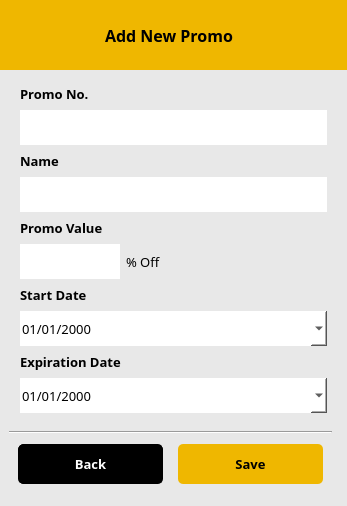
<?xml version="1.0" encoding="UTF-8"?>
<ui version="4.0">
 <class>Dialog</class>
 <widget class="QDialog" name="Dialog">
  <property name="geometry">
   <rect>
    <x>0</x>
    <y>0</y>
    <width>347</width>
    <height>506</height>
   </rect>
  </property>
  <property name="windowTitle">
   <string>Hotel accommodation Management System</string>
  </property>
  <property name="styleSheet">
   <string notr="true">background-color: rgb(232, 232, 232);</string>
  </property>
  <layout class="QGridLayout" name="gridLayout">
   <property name="leftMargin">
    <number>0</number>
   </property>
   <property name="topMargin">
    <number>0</number>
   </property>
   <property name="rightMargin">
    <number>0</number>
   </property>
   <item row="2" column="0">
    <widget class="QWidget" name="widget_4" native="true">
     <layout class="QGridLayout" name="gridLayout_6">
      <property name="topMargin">
       <number>5</number>
      </property>
      <property name="rightMargin">
       <number>15</number>
      </property>
      <property name="bottomMargin">
       <number>0</number>
      </property>
      <item row="2" column="0">
       <widget class="QWidget" name="widget_8" native="true">
        <layout class="QHBoxLayout" name="horizontalLayout_2">
         <property name="spacing">
          <number>15</number>
         </property>
         <property name="topMargin">
          <number>3</number>
         </property>
         <item>
          <widget class="QPushButton" name="btnEMback">
           <property name="minimumSize">
            <size>
             <width>0</width>
             <height>40</height>
            </size>
           </property>
           <property name="font">
            <font>
             <family>Century Gothic</family>
             <pointsize>10</pointsize>
             <weight>75</weight>
             <bold>true</bold>
            </font>
           </property>
           <property name="styleSheet">
            <string notr="true">QPushButton {
	border-radius: 5px;
	border: 1px solid black;
	color: rgb(255, 255, 255);
	background-color: rgb(0, 0, 0);
}

QPushButton:hover {
	
	background-color: rgb(70, 70, 70);
}

QPushButton:pressed {
	color: rgb(106, 106, 106);
	background-color: rgb(0, 0, 0);
}</string>
           </property>
           <property name="text">
            <string>Back</string>
           </property>
          </widget>
         </item>
         <item>
          <widget class="QPushButton" name="btnPRsave">
           <property name="minimumSize">
            <size>
             <width>0</width>
             <height>40</height>
            </size>
           </property>
           <property name="font">
            <font>
             <family>Century Gothic</family>
             <pointsize>10</pointsize>
             <weight>75</weight>
             <bold>true</bold>
            </font>
           </property>
           <property name="styleSheet">
            <string notr="true">QPushButton {
	border-radius: 5px;
	color: rgb(0, 0, 0);
	background-color: rgb(239, 183, 0);
}

QPushButton:hover {
	background-color: rgb(255, 200, 0);
}

QPushButton:pressed {
	
	background-color: rgb(212, 163, 0);
}</string>
           </property>
           <property name="text">
            <string>Save</string>
           </property>
          </widget>
         </item>
        </layout>
       </widget>
      </item>
      <item row="0" column="0">
       <widget class="Line" name="line">
        <property name="orientation">
         <enum>Qt::Horizontal</enum>
        </property>
       </widget>
      </item>
     </layout>
    </widget>
   </item>
   <item row="0" column="0">
    <widget class="QWidget" name="widget" native="true">
     <property name="styleSheet">
      <string notr="true">background-color: rgb(0, 0, 0);</string>
     </property>
     <layout class="QGridLayout" name="gridLayout_4">
      <property name="leftMargin">
       <number>0</number>
      </property>
      <property name="topMargin">
       <number>0</number>
      </property>
      <property name="rightMargin">
       <number>0</number>
      </property>
      <property name="bottomMargin">
       <number>0</number>
      </property>
      <item row="0" column="0">
       <widget class="QWidget" name="widget_2" native="true">
        <property name="minimumSize">
         <size>
          <width>0</width>
          <height>60</height>
         </size>
        </property>
        <property name="font">
         <font>
          <pointsize>9</pointsize>
         </font>
        </property>
        <property name="styleSheet">
         <string notr="true">background-color: rgb(239, 183, 0);</string>
        </property>
        <layout class="QVBoxLayout" name="verticalLayout">
         <property name="leftMargin">
          <number>0</number>
         </property>
         <property name="topMargin">
          <number>15</number>
         </property>
         <property name="bottomMargin">
          <number>15</number>
         </property>
         <item alignment="Qt::AlignHCenter">
          <widget class="QLabel" name="label">
           <property name="font">
            <font>
             <family>Century Gothic</family>
             <pointsize>12</pointsize>
             <weight>75</weight>
             <bold>true</bold>
            </font>
           </property>
           <property name="styleSheet">
            <string notr="true">color: rgb(0, 0, 0);</string>
           </property>
           <property name="text">
            <string>Add New Promo</string>
           </property>
          </widget>
         </item>
        </layout>
       </widget>
      </item>
     </layout>
    </widget>
   </item>
   <item row="1" column="0">
    <widget class="QWidget" name="widget_5" native="true">
     <layout class="QGridLayout" name="gridLayout_2">
      <property name="leftMargin">
       <number>20</number>
      </property>
      <property name="rightMargin">
       <number>20</number>
      </property>
      <property name="bottomMargin">
       <number>7</number>
      </property>
      <property name="verticalSpacing">
       <number>7</number>
      </property>
      <item row="1" column="0" colspan="3">
       <widget class="QLineEdit" name="txtPromoNo">
        <property name="minimumSize">
         <size>
          <width>230</width>
          <height>35</height>
         </size>
        </property>
        <property name="maximumSize">
         <size>
          <width>16777215</width>
          <height>40</height>
         </size>
        </property>
        <property name="font">
         <font>
          <family>Century Gothic</family>
          <pointsize>10</pointsize>
         </font>
        </property>
        <property name="styleSheet">
         <string notr="true">background-color: rgb(255, 255, 255);
color: rgb(0, 0, 0);
border: none;</string>
        </property>
       </widget>
      </item>
      <item row="0" column="0">
       <widget class="QLabel" name="label_3">
        <property name="font">
         <font>
          <family>Century Gothic</family>
          <pointsize>10</pointsize>
          <weight>75</weight>
          <bold>true</bold>
         </font>
        </property>
        <property name="styleSheet">
         <string notr="true">color: rgb(255, 255, 255);
color: rgb(0, 0, 0);</string>
        </property>
        <property name="text">
         <string>Promo No.</string>
        </property>
       </widget>
      </item>
      <item row="5" column="1" colspan="2">
       <widget class="QLabel" name="label_8">
        <property name="font">
         <font>
          <family>Century Gothic</family>
          <pointsize>10</pointsize>
          <weight>50</weight>
          <bold>false</bold>
         </font>
        </property>
        <property name="styleSheet">
         <string notr="true">color: rgb(255, 255, 255);
color: rgb(0, 0, 0);</string>
        </property>
        <property name="text">
         <string>% Off</string>
        </property>
       </widget>
      </item>
      <item row="2" column="0">
       <widget class="QLabel" name="label_4">
        <property name="font">
         <font>
          <family>Century Gothic</family>
          <pointsize>10</pointsize>
          <weight>75</weight>
          <bold>true</bold>
         </font>
        </property>
        <property name="styleSheet">
         <string notr="true">color: rgb(255, 255, 255);
color: rgb(0, 0, 0);</string>
        </property>
        <property name="text">
         <string>Name</string>
        </property>
       </widget>
      </item>
      <item row="5" column="0">
       <widget class="QLineEdit" name="txtPromoVal">
        <property name="sizePolicy">
         <sizepolicy hsizetype="Fixed" vsizetype="Fixed">
          <horstretch>0</horstretch>
          <verstretch>0</verstretch>
         </sizepolicy>
        </property>
        <property name="minimumSize">
         <size>
          <width>100</width>
          <height>35</height>
         </size>
        </property>
        <property name="maximumSize">
         <size>
          <width>100</width>
          <height>40</height>
         </size>
        </property>
        <property name="font">
         <font>
          <family>Century Gothic</family>
          <pointsize>10</pointsize>
         </font>
        </property>
        <property name="styleSheet">
         <string notr="true">background-color: rgb(255, 255, 255);
color: rgb(0, 0, 0);
border: none;</string>
        </property>
       </widget>
      </item>
      <item row="6" column="0">
       <widget class="QLabel" name="label_7">
        <property name="font">
         <font>
          <family>Century Gothic</family>
          <pointsize>10</pointsize>
          <weight>75</weight>
          <bold>true</bold>
         </font>
        </property>
        <property name="styleSheet">
         <string notr="true">color: rgb(255, 255, 255);
color: rgb(0, 0, 0);</string>
        </property>
        <property name="text">
         <string>Start Date</string>
        </property>
       </widget>
      </item>
      <item row="4" column="0">
       <widget class="QLabel" name="label_5">
        <property name="font">
         <font>
          <family>Century Gothic</family>
          <pointsize>10</pointsize>
          <weight>75</weight>
          <bold>true</bold>
         </font>
        </property>
        <property name="styleSheet">
         <string notr="true">color: rgb(255, 255, 255);
color: rgb(0, 0, 0);</string>
        </property>
        <property name="text">
         <string>Promo Value</string>
        </property>
       </widget>
      </item>
      <item row="3" column="0" colspan="3">
       <widget class="QLineEdit" name="txtPromoName">
        <property name="minimumSize">
         <size>
          <width>230</width>
          <height>35</height>
         </size>
        </property>
        <property name="maximumSize">
         <size>
          <width>16777215</width>
          <height>40</height>
         </size>
        </property>
        <property name="font">
         <font>
          <family>Century Gothic</family>
          <pointsize>10</pointsize>
         </font>
        </property>
        <property name="styleSheet">
         <string notr="true">background-color: rgb(255, 255, 255);
color: rgb(0, 0, 0);
border: none;</string>
        </property>
       </widget>
      </item>
      <item row="8" column="0" colspan="2">
       <widget class="QLabel" name="label_9">
        <property name="font">
         <font>
          <family>Century Gothic</family>
          <pointsize>10</pointsize>
          <weight>75</weight>
          <bold>true</bold>
         </font>
        </property>
        <property name="styleSheet">
         <string notr="true">color: rgb(255, 255, 255);
color: rgb(0, 0, 0);</string>
        </property>
        <property name="text">
         <string>Expiration Date</string>
        </property>
       </widget>
      </item>
      <item row="9" column="0" colspan="3">
       <widget class="QDateEdit" name="dtExpireDate">
        <property name="minimumSize">
         <size>
          <width>230</width>
          <height>35</height>
         </size>
        </property>
        <property name="font">
         <font>
          <family>Century Gothic</family>
          <pointsize>10</pointsize>
         </font>
        </property>
        <property name="styleSheet">
         <string notr="true">background-color: rgb(255, 255, 255);
color: rgb(0, 0, 0);
border: none;</string>
        </property>
        <property name="currentSection">
         <enum>QDateTimeEdit::MonthSection</enum>
        </property>
        <property name="displayFormat">
         <string>MM/dd/yyyy</string>
        </property>
        <property name="calendarPopup">
         <bool>true</bool>
        </property>
       </widget>
      </item>
      <item row="7" column="0" colspan="3">
       <widget class="QDateEdit" name="dtStartDate">
        <property name="minimumSize">
         <size>
          <width>230</width>
          <height>35</height>
         </size>
        </property>
        <property name="font">
         <font>
          <family>Century Gothic</family>
          <pointsize>10</pointsize>
         </font>
        </property>
        <property name="styleSheet">
         <string notr="true">background-color: rgb(255, 255, 255);
color: rgb(0, 0, 0);
border: none;</string>
        </property>
        <property name="buttonSymbols">
         <enum>QAbstractSpinBox::UpDownArrows</enum>
        </property>
        <property name="currentSection">
         <enum>QDateTimeEdit::MonthSection</enum>
        </property>
        <property name="displayFormat">
         <string>MM/dd/yyyy</string>
        </property>
        <property name="calendarPopup">
         <bool>true</bool>
        </property>
       </widget>
      </item>
     </layout>
    </widget>
   </item>
  </layout>
 </widget>
 <resources/>
 <connections>
  <connection>
   <sender>btnEMback</sender>
   <signal>clicked()</signal>
   <receiver>Dialog</receiver>
   <slot>close()</slot>
   <hints>
    <hint type="sourcelabel">
     <x>237</x>
     <y>529</y>
    </hint>
    <hint type="destinationlabel">
     <x>239</x>
     <y>313</y>
    </hint>
   </hints>
  </connection>
 </connections>
</ui>
